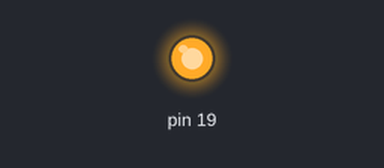
Simulated run of this program. Board: Raspberry Pi (header pin numbers). Parts: output pins drawn as LEDs (lit = HIGH). The camera gives no picture and a still takes 0.5 s. At 20.0 s the program stops and its outputs stay as they are.

Above: at 0.1 s.
At 20.1 s:
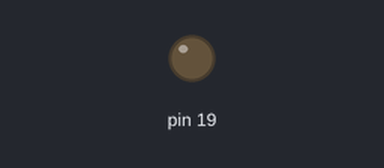
Timing chart, 0 to 21.5 s (numbered marks = the images above):
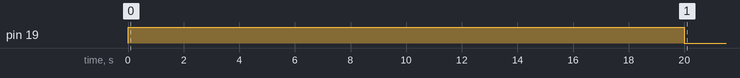

Measured:
- by itself, pin 19: LOW → HIGH at 0.00 s, → LOW 20.0 s later

The program:

noir_video.py
```python
import RPi.GPIO as GPIO
import time
import picamera

GPIO.setmode(GPIO.BOARD)
GPIO.setup(19, GPIO.OUT)

GPIO.output(19, GPIO.HIGH)

with picamera.PiCamera() as camera:
    camera.start_preview()
    camera.start_recording('/home/pi/Desktop/evidence.jpg')
    time.sleep(20)
    camera.stop_preview()
    camera.stop_recording('/home/pi/Desktop/evidence.jpg')

GPIO.output(19, GPIO.LOW)
```
